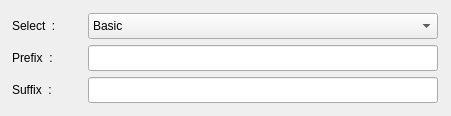
<?xml version="1.0" encoding="UTF-8"?>
<ui version="4.0">
 <class>Form</class>
 <widget class="QWidget" name="Form">
  <property name="geometry">
   <rect>
    <x>0</x>
    <y>0</y>
    <width>451</width>
    <height>116</height>
   </rect>
  </property>
  <property name="windowTitle">
   <string>Form</string>
  </property>
  <layout class="QGridLayout" name="gridLayout_2">
   <item row="0" column="0">
    <layout class="QGridLayout" name="string_grid_layout">
     <item row="0" column="0">
      <widget class="QLabel" name="label_5">
       <property name="sizePolicy">
        <sizepolicy hsizetype="Fixed" vsizetype="Fixed">
         <horstretch>0</horstretch>
         <verstretch>0</verstretch>
        </sizepolicy>
       </property>
       <property name="minimumSize">
        <size>
         <width>70</width>
         <height>24</height>
        </size>
       </property>
       <property name="maximumSize">
        <size>
         <width>70</width>
         <height>24</height>
        </size>
       </property>
       <property name="text">
        <string>Select  :  </string>
       </property>
      </widget>
     </item>
     <item row="0" column="1">
      <widget class="QComboBox" name="stringnum_type">
       <property name="sizePolicy">
        <sizepolicy hsizetype="Fixed" vsizetype="Fixed">
         <horstretch>0</horstretch>
         <verstretch>0</verstretch>
        </sizepolicy>
       </property>
       <property name="minimumSize">
        <size>
         <width>350</width>
         <height>26</height>
        </size>
       </property>
       <property name="maximumSize">
        <size>
         <width>350</width>
         <height>26</height>
        </size>
       </property>
       <item>
        <property name="text">
         <string>Basic</string>
        </property>
       </item>
       <item>
        <property name="text">
         <string>Existing</string>
        </property>
       </item>
       <item>
        <property name="text">
         <string>Basic+module</string>
        </property>
       </item>
       <item>
        <property name="text">
         <string>Existing+module</string>
        </property>
       </item>
      </widget>
     </item>
     <item row="1" column="0">
      <widget class="QLabel" name="label_3">
       <property name="sizePolicy">
        <sizepolicy hsizetype="Fixed" vsizetype="Fixed">
         <horstretch>0</horstretch>
         <verstretch>0</verstretch>
        </sizepolicy>
       </property>
       <property name="minimumSize">
        <size>
         <width>70</width>
         <height>24</height>
        </size>
       </property>
       <property name="maximumSize">
        <size>
         <width>70</width>
         <height>24</height>
        </size>
       </property>
       <property name="text">
        <string>Prefix  :        </string>
       </property>
      </widget>
     </item>
     <item row="1" column="1">
      <widget class="QLineEdit" name="Prefix">
       <property name="sizePolicy">
        <sizepolicy hsizetype="Fixed" vsizetype="Fixed">
         <horstretch>0</horstretch>
         <verstretch>0</verstretch>
        </sizepolicy>
       </property>
       <property name="minimumSize">
        <size>
         <width>350</width>
         <height>26</height>
        </size>
       </property>
       <property name="maximumSize">
        <size>
         <width>350</width>
         <height>26</height>
        </size>
       </property>
      </widget>
     </item>
     <item row="2" column="0">
      <widget class="QLabel" name="label_4">
       <property name="sizePolicy">
        <sizepolicy hsizetype="Fixed" vsizetype="Fixed">
         <horstretch>0</horstretch>
         <verstretch>0</verstretch>
        </sizepolicy>
       </property>
       <property name="minimumSize">
        <size>
         <width>70</width>
         <height>24</height>
        </size>
       </property>
       <property name="maximumSize">
        <size>
         <width>70</width>
         <height>24</height>
        </size>
       </property>
       <property name="text">
        <string>Suffix  :      </string>
       </property>
      </widget>
     </item>
     <item row="2" column="1">
      <widget class="QLineEdit" name="Suffix">
       <property name="sizePolicy">
        <sizepolicy hsizetype="Fixed" vsizetype="Fixed">
         <horstretch>0</horstretch>
         <verstretch>0</verstretch>
        </sizepolicy>
       </property>
       <property name="minimumSize">
        <size>
         <width>350</width>
         <height>26</height>
        </size>
       </property>
       <property name="maximumSize">
        <size>
         <width>350</width>
         <height>26</height>
        </size>
       </property>
      </widget>
     </item>
    </layout>
   </item>
  </layout>
 </widget>
 <resources/>
 <connections/>
</ui>
